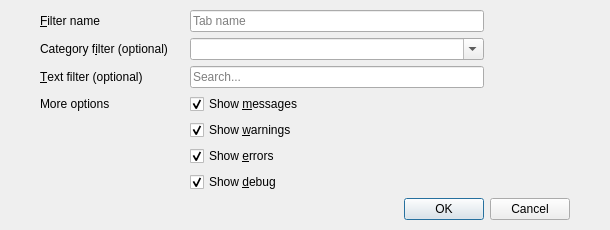
<?xml version="1.0" encoding="UTF-8"?>
<ui version="4.0">
 <class>newLogDialog</class>
 <widget class="QDialog" name="newLogDialog">
  <property name="windowModality">
   <enum>Qt::ApplicationModal</enum>
  </property>
  <property name="geometry">
   <rect>
    <x>0</x>
    <y>0</y>
    <width>610</width>
    <height>230</height>
   </rect>
  </property>
  <property name="windowTitle">
   <string>Create New Logging Tab</string>
  </property>
  <property name="modal">
   <bool>true</bool>
  </property>
  <layout class="QGridLayout" name="gridLayout" columnminimumwidth="0,0,0,80">
   <property name="leftMargin">
    <number>40</number>
   </property>
   <property name="topMargin">
    <number>10</number>
   </property>
   <property name="rightMargin">
    <number>40</number>
   </property>
   <property name="bottomMargin">
    <number>10</number>
   </property>
   <item row="0" column="0">
    <widget class="QLabel" name="nameLabel">
     <property name="text">
      <string>&amp;Filter name</string>
     </property>
     <property name="buddy">
      <cstring>tabNameEdit</cstring>
     </property>
    </widget>
   </item>
   <item row="0" column="1" colspan="2">
    <widget class="QLineEdit" name="tabNameEdit">
     <property name="toolTip">
      <string>Required!</string>
     </property>
     <property name="placeholderText">
      <string>Tab name</string>
     </property>
     <property name="clearButtonEnabled">
      <bool>true</bool>
     </property>
    </widget>
   </item>
   <item row="1" column="0">
    <widget class="QLabel" name="windowNameBoxLabel">
     <property name="text">
      <string>Category f&amp;ilter (optional)</string>
     </property>
     <property name="buddy">
      <cstring>windowNameBox</cstring>
     </property>
    </widget>
   </item>
   <item row="1" column="1" colspan="2">
    <widget class="QComboBox" name="windowNameBox">
     <property name="toolTip">
      <string>Comma-Seperated List&lt;br&gt;Leave empty for all messages</string>
     </property>
     <property name="editable">
      <bool>true</bool>
     </property>
    </widget>
   </item>
   <item row="2" column="0">
    <widget class="QLabel" name="filterLabel">
     <property name="text">
      <string>&amp;Text filter (optional)</string>
     </property>
     <property name="buddy">
      <cstring>filterEdit</cstring>
     </property>
    </widget>
   </item>
   <item row="2" column="1" colspan="2">
    <widget class="QLineEdit" name="filterEdit">
     <property name="placeholderText">
      <string>Search...</string>
     </property>
     <property name="clearButtonEnabled">
      <bool>true</bool>
     </property>
    </widget>
   </item>
   <item row="3" column="0">
    <widget class="QLabel" name="moreOptionsLabel">
     <property name="text">
      <string>More options</string>
     </property>
    </widget>
   </item>
   <item row="3" column="1" colspan="2">
    <widget class="QCheckBox" name="checkNormal">
     <property name="text">
      <string>Show &amp;messages</string>
     </property>
     <property name="checked">
      <bool>true</bool>
     </property>
    </widget>
   </item>
   <item row="4" column="1" colspan="2">
    <widget class="QCheckBox" name="checkWarning">
     <property name="text">
      <string>Show &amp;warnings</string>
     </property>
     <property name="checked">
      <bool>true</bool>
     </property>
    </widget>
   </item>
   <item row="5" column="1" colspan="2">
    <widget class="QCheckBox" name="checkError">
     <property name="text">
      <string>Show &amp;errors</string>
     </property>
     <property name="checked">
      <bool>true</bool>
     </property>
    </widget>
   </item>
   <item row="6" column="1" colspan="2">
    <widget class="QCheckBox" name="checkDebug">
     <property name="text">
      <string>Show &amp;debug</string>
     </property>
     <property name="checked">
      <bool>true</bool>
     </property>
    </widget>
   </item>
   <item row="7" column="2" colspan="2">
    <widget class="QDialogButtonBox" name="buttonBox">
     <property name="orientation">
      <enum>Qt::Horizontal</enum>
     </property>
     <property name="standardButtons">
      <set>QDialogButtonBox::Ok|QDialogButtonBox::Cancel</set>
     </property>
    </widget>
   </item>
  </layout>
 </widget>
 <resources/>
 <connections>
  <connection>
   <sender>buttonBox</sender>
   <signal>accepted()</signal>
   <receiver>newLogDialog</receiver>
   <slot>attemptAccept()</slot>
   <hints>
    <hint type="sourcelabel">
     <x>278</x>
     <y>99</y>
    </hint>
    <hint type="destinationlabel">
     <x>230</x>
     <y>116</y>
    </hint>
   </hints>
  </connection>
  <connection>
   <sender>buttonBox</sender>
   <signal>rejected()</signal>
   <receiver>newLogDialog</receiver>
   <slot>reject()</slot>
   <hints>
    <hint type="sourcelabel">
     <x>199</x>
     <y>98</y>
    </hint>
    <hint type="destinationlabel">
     <x>199</x>
     <y>59</y>
    </hint>
   </hints>
  </connection>
 </connections>
 <slots>
  <slot>attemptAccept()</slot>
 </slots>
</ui>
